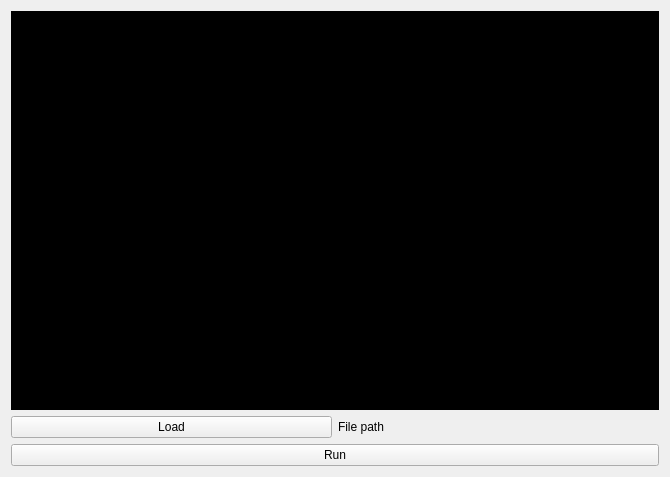
<?xml version="1.0" encoding="UTF-8"?>
<ui version="4.0">
 <class>MainWindow</class>
 <widget class="QMainWindow" name="MainWindow">
  <property name="geometry">
   <rect>
    <x>0</x>
    <y>0</y>
    <width>670</width>
    <height>477</height>
   </rect>
  </property>
  <property name="windowTitle">
   <string>MainWindow</string>
  </property>
  <widget class="QWidget" name="centralWidget">
   <layout class="QGridLayout" name="gridLayout">
    <item row="1" column="0">
     <widget class="QPushButton" name="loadButton">
      <property name="text">
       <string>Load</string>
      </property>
     </widget>
    </item>
    <item row="2" column="0" colspan="2">
     <widget class="QPushButton" name="runButton">
      <property name="text">
       <string>Run</string>
      </property>
     </widget>
    </item>
    <item row="1" column="1">
     <widget class="QLabel" name="filePathLabel">
      <property name="text">
       <string>File path</string>
      </property>
     </widget>
    </item>
    <item row="0" column="0" colspan="2">
     <widget class="QTextEdit" name="outputText">
      <property name="styleSheet">
       <string notr="true">background-color: rgb(0, 0, 0);</string>
      </property>
      <property name="readOnly">
       <bool>true</bool>
      </property>
      <property name="html">
       <string>&lt;!DOCTYPE HTML PUBLIC &quot;-//W3C//DTD HTML 4.0//EN&quot; &quot;http://www.w3.org/TR/REC-html40/strict.dtd&quot;&gt;
&lt;html&gt;&lt;head&gt;&lt;meta name=&quot;qrichtext&quot; content=&quot;1&quot; /&gt;&lt;style type=&quot;text/css&quot;&gt;
p, li { white-space: pre-wrap; }
&lt;/style&gt;&lt;/head&gt;&lt;body style=&quot; font-family:'MS Shell Dlg 2'; font-size:8.25pt; font-weight:400; font-style:normal;&quot;&gt;
&lt;p style=&quot;-qt-paragraph-type:empty; margin-top:0px; margin-bottom:0px; margin-left:0px; margin-right:0px; -qt-block-indent:0; text-indent:0px;&quot;&gt;&lt;br /&gt;&lt;/p&gt;&lt;/body&gt;&lt;/html&gt;</string>
      </property>
      <property name="tabStopWidth">
       <number>80</number>
      </property>
     </widget>
    </item>
   </layout>
  </widget>
 </widget>
 <layoutdefault spacing="6" margin="11"/>
 <resources/>
 <connections/>
</ui>
